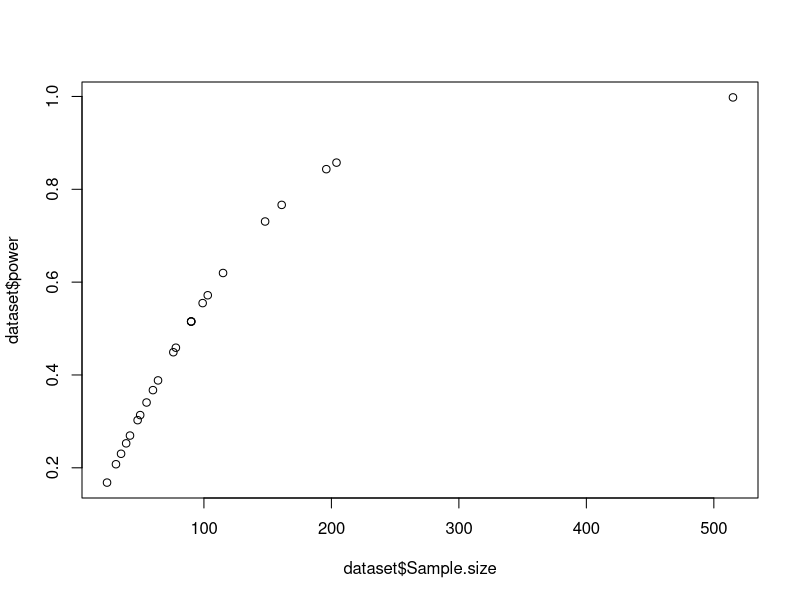
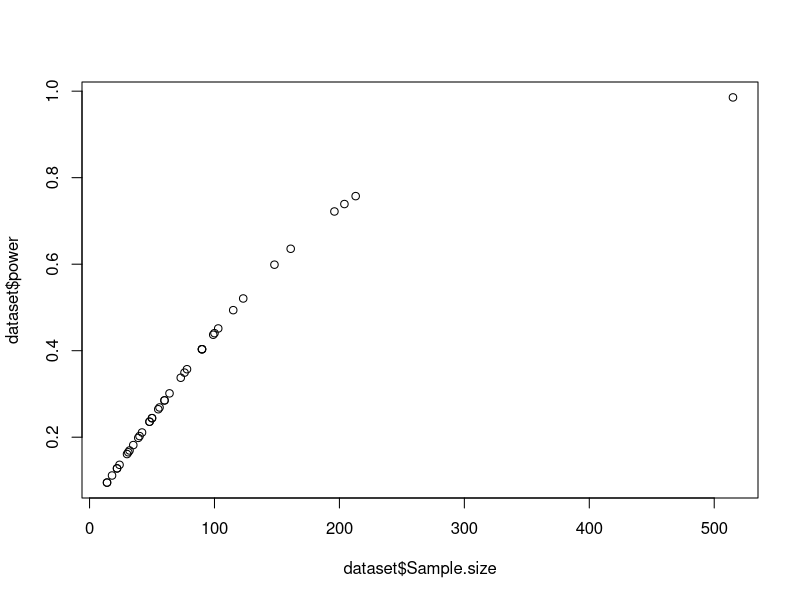
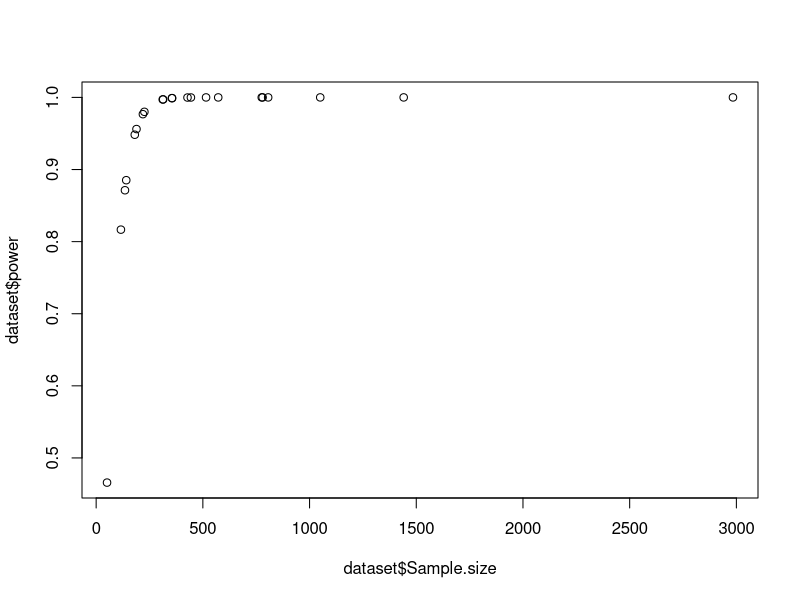
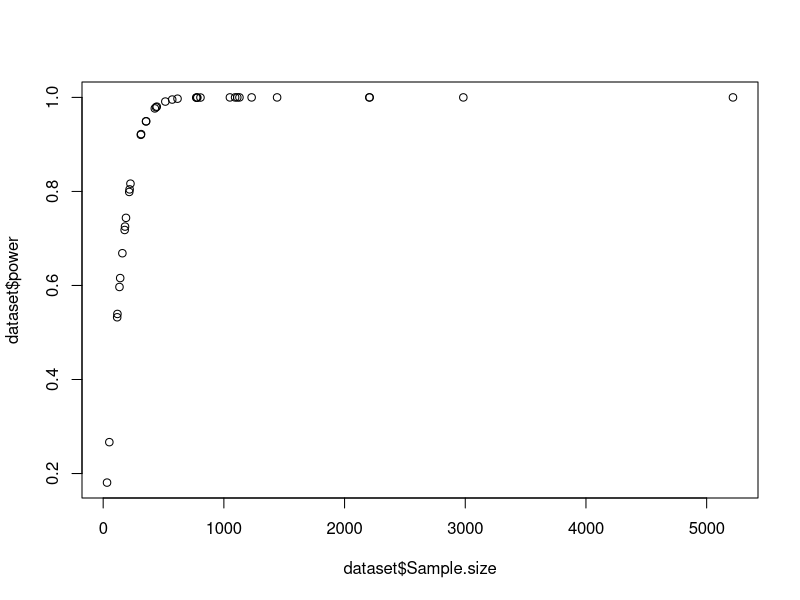
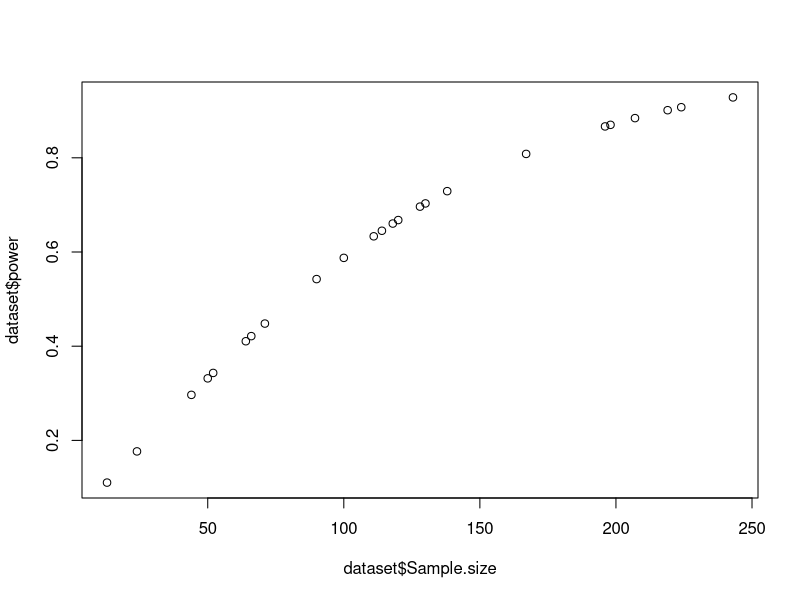
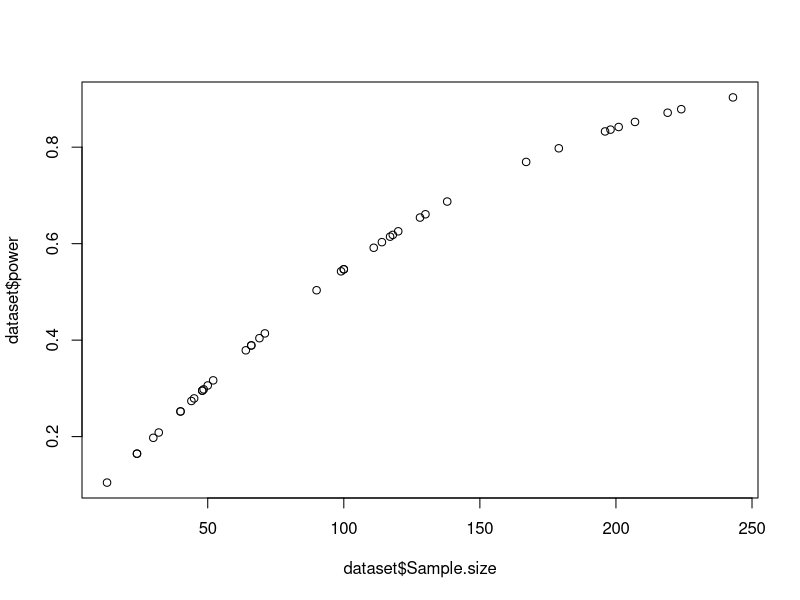
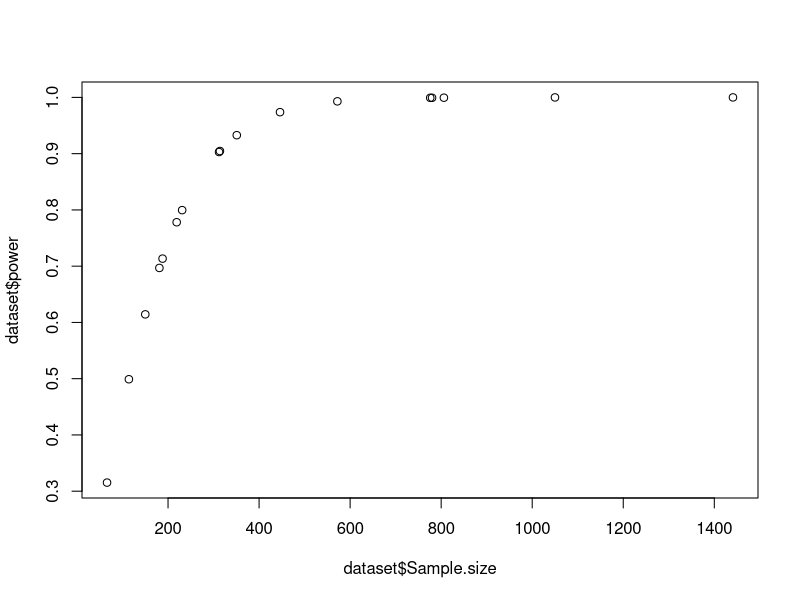
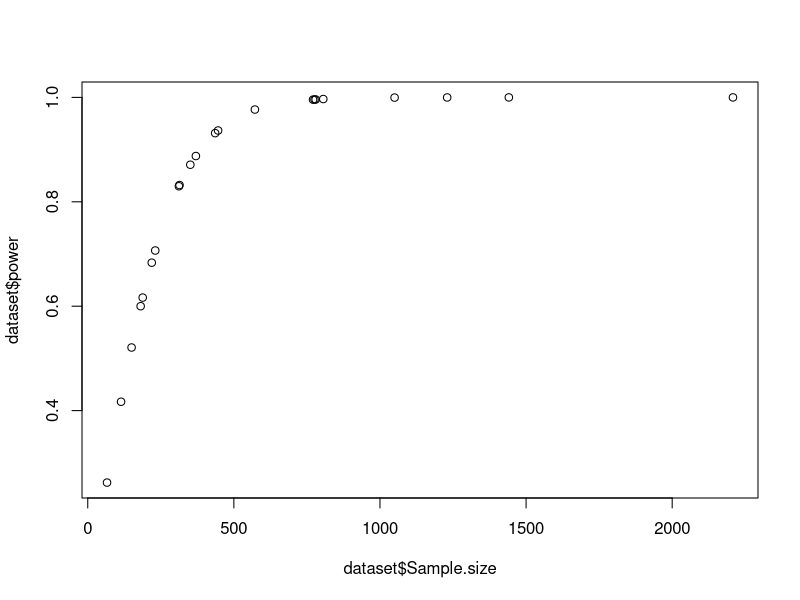

Here is the R script that generated these plots, in order:
# Test of excess significance
library(pwr)
library(dplyr)

dat = read.delim("cleaned_data.txt", stringsAsFactors=F)
dat$sig = ifelse(dat$p.twotail < .05, "significant", "not-significant")

# From Ioannidis & Trikalinos, p. 246
# Expected # of sig results is sum of studies' powers
# (We use meta-analytic estimate r = .21 as hypothesized ES)
TES = function(dataset, r) {
  # generate power estimates
  for (i in 1:nrow(dataset)) {
    dataset$power[i] = pwr.r.test(n=dataset$Sample.size[i],
                                  r=r,
                                  alternative = "two.sided")$power
  }
  plot(dataset$Sample.size, dataset$power)  
  # Conduct TES
  n = nrow(dataset) # n is number of studies
  E = sum(dataset$power) # E is expected # of sig results, sum of power
  O = sum(dataset$sig == "significant") # O is observed # of sig results
  # Statistic is 
  A = (O-E)^2/E + (O-E)^2/(n-E)
  # Test A for statistical significance
  pchisq(A, 1, lower.tail = F) %>% 
    round(3) %>% 
    return()
}

# Make output data frame
out = expand.grid("Best" = c("Best", "Full"),
                  "Outcome" = c("AggAff", "AggBeh", "AggCog", "PhysArous"),
                  "Setting" = c("Exp", "NonExp"))
# Sort and clean it
out = out %>% 
  filter(!(Outcome == "PhysArous" & Setting == "NonExp")) %>% 
  select(Setting, Outcome, Best)
# TODO: Make triple loop to run all analyses, sensitivity analyses.



# Aggressive behavior ----
# Experiments, best-practices 
dat %>% 
  filter(Setting == "Exp", Outcome == "AggBeh", Best. == "y") %>% 
  TES(r = .210)
# significant, p = .016

# Experiments, all
dat %>% 
  filter(Setting == "Exp", Outcome == "AggBeh") %>% 
  TES(r = .181)
# significant, p = .058

# Cross-section, best-practices
dat %>% 
  filter(Setting == "Nonexp", Outcome == "AggBeh", Best. == "y") %>% 
  TES(r = .262)
# not significant, p = .916

# Cross-section, all
dat %>% 
  filter(Setting == "Nonexp", Outcome == "AggBeh") %>% 
  TES(r = .189)
# not significant, p = .274

# Aggressive Cognition ----
# Experiments, best-practices
dat %>% 
  filter(Setting == "Exp", Outcome == "AggCog", Best. == "y") %>% 
  TES(r = .217)
# not significant, p = .550

# Experiments, all
dat %>% 
  filter(Setting == "Exp", Outcome == "AggCog") %>% 
  TES(r = .207)
# not significant, p = .791

# Cross-section, best-practices
dat %>% 
  filter(Setting == "Nonexp", Outcome == "AggCog", Best. == "y") %>% 
  TES(r = .183)
# not significant, p = .568

# Cross-section, all
dat %>% 
  filter(Setting == "Nonexp", Outcome == "AggCog") %>% 
  TES(r = .164)
# not significant, p = .278

# Aggressive affect ----
# Experiments, best
dat %>% 
  filter(Setting == "Exp", Outcome == "AggAff", Best. == "y") %>% 
  TES(r = .294)
# significant, p = .096

# Experiments, all
dat %>% 
  filter(Setting == "Exp", Outcome == "AggAff") %>% 
  TES(r = .181)
# significant, p = .048

# Cross-section, best-practices
dat %>% 
  filter(Setting == "Nonexp", Outcome == "AggAff", Best. == "y") %>% 
  TES(r = .101)
# not significant, p = .915

# Cross-section, all
dat %>% 
  filter(Setting == "Nonexp", Outcome == "AggAff") %>% 
  TES(r = .145)
# not significant, p = .253
